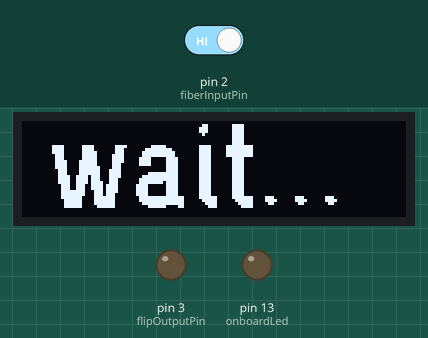
Bench run of a sketch on a simulated Arduino Nano, built with avr-gcc and run on an emulated ATmega328P. On the bench: 128×32 one-colour display, output pins drawn as LEDs (lit = HIGH). The test bench sets the inputs (shaded band); at power-on: pin 2 (fiberInputPin) HIGH. What the sketch prints to the serial monitor is not drawn.

Above: at 1.2 s.
1.3 s: pin 2 (fiberInputPin) driven LOW
At 2.7 s:
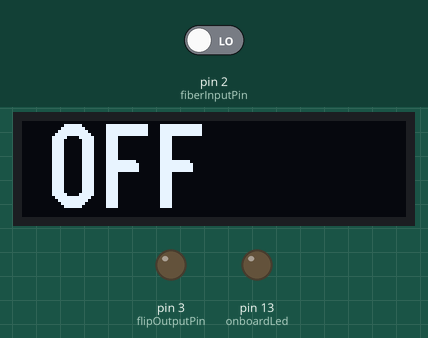
Timing chart, 0 to 4.3 s (numbered marks = the images above; inputs shaded):
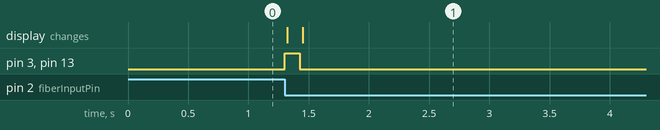

Measured:
- after the input at 1.3 s, pin 3 (flipOutputPin), pin 13 (onboardLed): LOW → HIGH at once, → LOW 0.12 s later; the display: first changes at once (image 1 shows a later state)

The sketch:

hfbr_read.ino
```cpp
/*
   HFBR Fiber Receiver to TTL Output
   Input: Pin D2 (Active Low from HFBR)
   Output: Pin D3 (Active High "FLIP!" signal)
*/

#include <U8g2lib.h>
#include <U8x8lib.h>

#include <Arduino.h>
#include <U8g2lib.h>


String led_string;
char led_string_buffer[50];

const int fiberInputPin = 2;
const int flipOutputPin = 3; // This pin will provide the "FLIP!" signal
const int onboardLed = 13;   // Standard Nano LED

U8G2_SSD1306_128X32_UNIVISION_F_HW_I2C u8g2(U8G2_R0);

void setup() {

  u8g2.begin();

  pinMode(fiberInputPin, INPUT);
  pinMode(flipOutputPin, OUTPUT);
  pinMode(onboardLed, OUTPUT);

  // Ensure outputs start at 0V
  digitalWrite(flipOutputPin, LOW);
  digitalWrite(onboardLed, LOW);

  led_string = "wait...";
  led_string.toCharArray(led_string_buffer, 50);
  u8g2.clearBuffer();          // clear the internal memory
  u8g2.setFont(u8g2_font_logisoso28_tr);  // choose a suitable font at https://github.com/olikraus/u8g2/wiki/fntlistall
  u8g2.drawStr(8, 29, led_string_buffer);
  u8g2.sendBuffer();         // transfer internal memory to the display


  Serial.begin(9600);
  Serial.println("System Active: Monitoring Fiber for FLIP signal...");
}

void loop() {
  // Check if D2 is pulled LOW by the HFBR receiver
  if (digitalRead(fiberInputPin) == LOW) {

    // 1. Trigger the physical FLIP! output
    digitalWrite(flipOutputPin, HIGH);

    // 2. Trigger the onboard diagnostic LED
    digitalWrite(onboardLed, HIGH);

    // 3. Log to Serial Monitor
    Serial.println("FLIP! Pulse Generated on D3");

    led_string = "ON";
    led_string.toCharArray(led_string_buffer, 50);
    u8g2.clearBuffer();          // clear the internal memory
    u8g2.setFont(u8g2_font_logisoso28_tr);  // choose a suitable font at https://github.com/olikraus/u8g2/wiki/fntlistall
    u8g2.drawStr(8, 29, led_string_buffer);
    u8g2.sendBuffer();         // transfer internal memory to the display

    // 4. Pulse Duration (Stretched to 100ms so you can see/measure it easily)
    delay(100);

    // 5. Reset both pins to LOW
    digitalWrite(flipOutputPin, LOW);
    digitalWrite(onboardLed, LOW);

    led_string = "OFF";
    led_string.toCharArray(led_string_buffer, 50);
    u8g2.clearBuffer();          // clear the internal memory
    u8g2.setFont(u8g2_font_logisoso28_tr);  // choose a suitable font at https://github.com/olikraus/u8g2/wiki/fntlistall
    u8g2.drawStr(8, 29, led_string_buffer);
    u8g2.sendBuffer();         // transfer internal memory to the display

    // 6. Lockout: Wait for the fiber to go dark again before allowing another flip
    while (digitalRead(fiberInputPin) == LOW) {
      delay(1);
    }
  }
}
```
